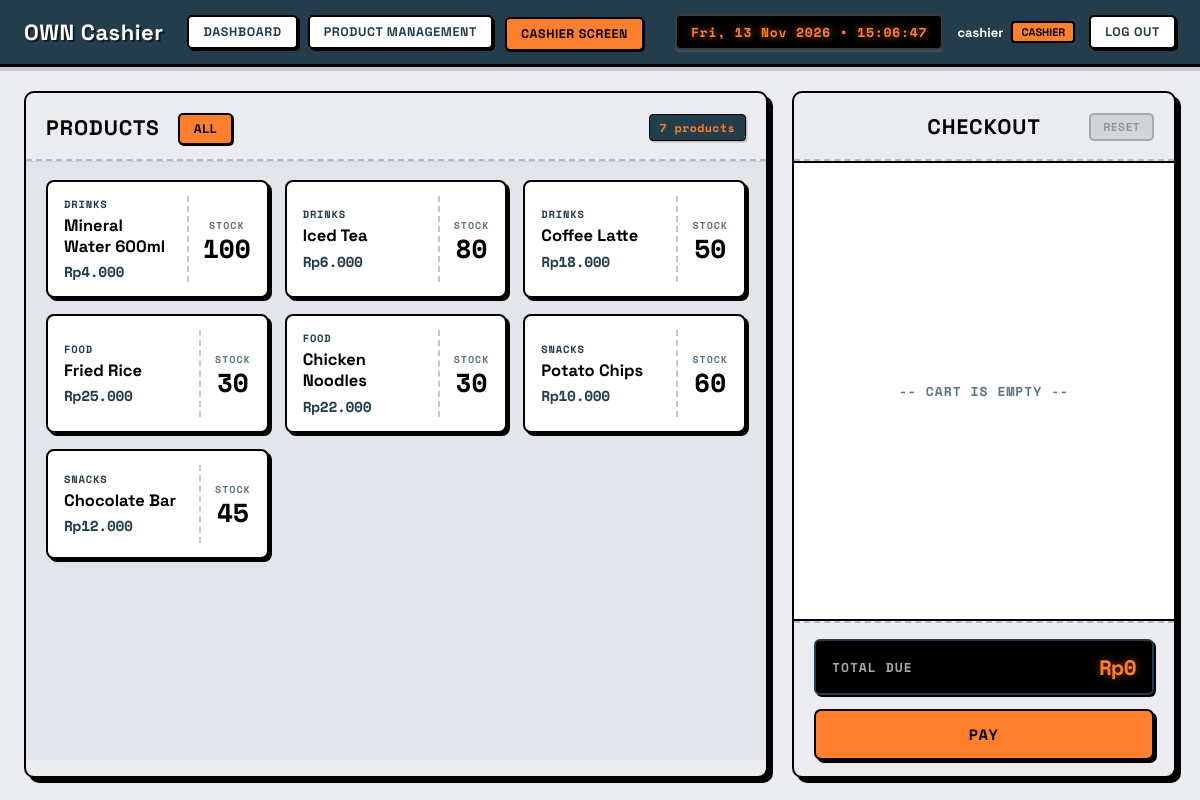
Page /index.php (signed in) on the committed database.
### tables this page shows
CREATE TABLE products (
    product_id    VARCHAR(20)    NOT NULL,
    product_name  VARCHAR(150)   NOT NULL,
    product_price DECIMAL(12,2)  NOT NULL DEFAULT 0.00,
    product_stock INT UNSIGNED   NOT NULL DEFAULT 0,
    category_id   INT UNSIGNED   NULL,
    PRIMARY KEY (product_id),
    KEY idx_products_category (category_id),
    CONSTRAINT fk_products_category
        FOREIGN KEY (category_id) REFERENCES categories (category_id)
        ON UPDATE CASCADE
        ON DELETE SET NULL,
    CONSTRAINT chk_products_price CHECK (product_price >= 0)
);

CREATE TABLE categories (
    category_id   INT UNSIGNED  NOT NULL AUTO_INCREMENT,
    category_code VARCHAR(10)   NOT NULL,
    category_name VARCHAR(100)  NOT NULL,
    PRIMARY KEY (category_id),
    UNIQUE KEY uq_categories_code (category_code),
    UNIQUE KEY uq_categories_name (category_name)
);

### bootstrap.php (called while the page is built, shortened)
<?php
require_once __DIR__ . '/autoload.php';
$tbBase    = base_path();
function base_path(): string
{
    static $base = null;
    if ($base !== null) {
        return $base;
    }
    $root = str_replace('\\', '/', (string) realpath((string) ($_SERVER['DOCUMENT_ROOT'] ?? '')));
    $dir  = str_replace('\\', '/', __DIR__);
    if ($root !== '' && stripos($dir, $root) === 0) {
        $base = rtrim(substr($dir, strlen($root)), '/');
    } else {
        $base = rtrim(str_replace('\\', '/', dirname($_SERVER['SCRIPT_NAME'] ?? '')), '/');
    }
    return $base;
}
function current_user(): ?array
{
    return $_SESSION['user'] ?? null;
}

### autoload.php (called while the page is built, shortened)
<?php
spl_autoload_register(function (string $class): void {
    $prefix = 'App\\';
    $relative = substr($class, strlen($prefix));
    $file = __DIR__ . '/App/' . str_replace('\\', '/', $relative) . '.php';
});

### App/Services/DatabaseConnection.php (called while the page is built, shortened)
<?php
class DatabaseConnection{
    private static ?\PDO $connection = null;
    private static ?DatabaseConnection $instance = null;
    private ?\PDOStatement $curStatement;
    private function __construct()
    {
        $dsn = sprintf(
            '%s:host=%s;dbname=%s;charset=%s',
            $_ENV['DB_TYPE'],
            $_ENV['DB_HOST'],
            $_ENV['DB_DATABASE'],
            $_ENV['DB_CHARSET']
        );
        try {
            if (self::$connection === null) {
                self::$connection = new \PDO($dsn, $_ENV['DB_USER'], $_ENV['DB_PASSWORD']);
                self::$connection->setAttribute(\PDO::ATTR_ERRMODE, \PDO::ERRMODE_EXCEPTION);
                self::$connection->setAttribute(\PDO::ATTR_DEFAULT_FETCH_MODE, \PDO::FETCH_ASSOC);
            }
        } catch (\PDOException $e) {
            throw new \PDOException("Database connection failed: " . $e->getMessage());
        }
    }
    public static function initialize(): void
    {
        if (self::$instance === null) {
            self::$instance = new self();
        }
    }
    public static function getConnectionInstance(): DatabaseConnection
    {
        return self::$instance;
    }
    public function query(string $sql, array $params = []): bool
    {
        $this->curStatement = self::$connection->prepare($sql);
        return $this->curStatement->execute($params);
    }
    public function getFetchResults(): array
    {
        $results = $this->curStatement->fetchAll();
        $this->curStatement = null;
        return $results;
    }
}

### App/Models/Products.php (called while the page is built, shortened)
<?php
class Products extends BaseModel
{
    private ?array $productData = null;
    private int $lastUpdatedProductData = 0;
    private static int $MAX_LAST_UPDATED_PRODUCT_DATA = 5;
    public function __construct(?DatabaseConnection $dbConnection = null)
    {
        $this->dbConnection = $dbConnection ?? DatabaseConnection::getConnectionInstance();
    }
    public function loadAllProducts(): array
    {
        $this->dbConnection->query(
            'SELECT p.product_id, p.product_name, p.product_price, p.product_stock, p.category_id, c.category_name
             FROM products p
             LEFT JOIN categories c ON p.category_id = c.category_id
             ORDER BY p.category_id ASC, p.product_id ASC'
        );
        $this->productData = $this->dbConnection->getFetchResults();
        $this->lastUpdatedProductData = time();
        return $this->productData;
    }
    public function getCachedProducts(): array
    {
        return $this->isProductDataUpToDate()
            ? ($this->productData ?? [])
            : $this->loadAllProducts();
    }
    private function isProductDataUpToDate(): bool
    {
        return $this->productData !== null
            && (time() - $this->lastUpdatedProductData) < self::$MAX_LAST_UPDATED_PRODUCT_DATA;
    }
}

### index.php (the view, shortened to what this page needs)
<?php
    require_once __DIR__ . '/bootstrap.php';
    $db = DatabaseConnection::getConnectionInstance();
    $products = new Products($db);
    $result = $products->getCachedProducts();
    usort($result, fn(array $a, array $b):int => [$a['category_id'], $a['product_id']] <=> [$b['category_id'], $b['product_id']])
?>
<!DOCTYPE html>
<html lang="en">
<head>
    <link rel="stylesheet" href="<?= $tbEsc($tbBase) ?>/assets/css/styles.css?v=<?= (int) @filemtime(__DIR__ . '/assets/css/topbar.css') ?>">
</head>
<body>
    <?php require __DIR__ . '/includes/topbar.php'; ?>
    <div class="main_container">
        <div class="products_container">
            <div class="products_header">
                <div class="products_title_group">
                    <span class="products_title">Products</span>
                    <div class="category_filter_buttons" id="category_filter_buttons">
                        <button type="button" class="category_btn active" data-category="all"
                            onclick="filterByCategory('all', this)">All</button>
                    </div>
                </div>
                <span class="product_count_badge" id="product_count_badge"></span>
            </div>
            <div class="product_cards_container">
                <?php if ($result && count($result) > 0): ?>
                    <?php foreach($result as $row): ?>
                        <div class="product_card" data-id="<?= htmlspecialchars($row['product_id']); ?>"
                            data-name="<?= htmlspecialchars($row['product_name']); ?>"
                            data-price="<?= htmlspecialchars($row['product_price']); ?>"
                            data-stock="<?= htmlspecialchars($row['product_stock']); ?>"
                            data-category-id="<?= htmlspecialchars($row['category_id']); ?>"
                            data-category-name="<?= htmlspecialchars($row['category_name']); ?>">
                            <div class="product_info">
                                <span class="product_category_tag"><?= htmlspecialchars($row['category_name']); ?></span>
                                <span class="product_name"><?= htmlspecialchars($row['product_name']); ?></span>
                                <span class="product_price">Rp<?= number_format($row['product_price'], 0, ',', '.'); ?></span>
                            </div>
                            <div class="product_stock">
                                <span class="stock_title">STOCK</span>
                                <span class="stock_count"><?= htmlspecialchars($row['product_stock']); ?></span>
                            </div>
                        </div>
                    <?php endforeach; ?>
                <?php else: ?>
                    <p class="no_products_msg">No products found.</p>
                <?php endif; ?>
            </div>
        </div>
        <div class="checkout_container">
            <div class="checkout_header">
                <span class="checkout_title">CHECKOUT</span>
                <button type="button" class="clear_cart_btn" id="clear_cart_btn" onclick="clearCart()"
                    title="Remove all items from cart" disabled>Reset</button>
            </div>
            <div class="cart_container" id="cart_container">
            </div>
            <div class="checkout_summary">
                <div class="checkout_total_row">
                    <span class="total_label">TOTAL DUE</span>
                    <span class="checkout_total_amount" id="checkout_total">Rp0</span>
                </div>
                <div class="checkout_summary_row">
                    <button type="button" class="pay_btn" onclick="processPayment()">PAY</button>
                </div>
            </div>
        </div>
    </div>
</body>
</html>

### includes/topbar.php (shortened to what this page needs)
<?php
$tbUser = current_user();
$tbIsAdmin = ($tbUser['role'] ?? '') === 'admin';
$tbNav = $tbIsAdmin
    ? [
        ['label' => 'Account Management', 'file' => 'accounts.php'],
        ['label' => 'Product Management', 'file' => 'products.php'],
        ['label' => 'Log Management',     'file' => 'logs.php'],
    ]
    : [
        ['label' => 'Dashboard',          'file' => 'dashboard.php'],
        ['label' => 'Product Management', 'file' => 'products.php'],
        ['label' => 'Cashier Screen',     'file' => 'index.php'],
    ];
$tbHome    = $tbIsAdmin ? 'accounts.php' : 'index.php';
$tbCurrent = basename($_SERVER['SCRIPT_NAME'] ?? '');
$tbBase    = base_path();
$tbEsc     = static fn (string $s): string => htmlspecialchars($s, ENT_QUOTES, 'UTF-8');
?>
<link rel="stylesheet" href="<?= $tbEsc($tbBase) ?>/assets/css/topbar.css?v=<?= (int) @filemtime(__DIR__ . '/../assets/css/topbar.css') ?>">
<header class="top_bar top_bar_nav">
    <div class="brand_container">
        <a class="title brand_link" href="<?= $tbEsc($tbBase . '/' . $tbHome) ?>">OWN Cashier</a>
    </div>
    <nav class="topbar_nav" aria-label="Main navigation">
        <?php foreach ($tbNav as $item): ?>
            <a class="nav_link<?= $tbCurrent === $item['file'] ? ' is_current' : '' ?>"
               href="<?= $tbEsc($tbBase . '/' . $item['file']) ?>"
               <?= $tbCurrent === $item['file'] ? 'aria-current="page"' : '' ?>>
                <?= $tbEsc($item['label']) ?>
            </a>
        <?php endforeach; ?>
    </nav>
    <div class="topbar_right">
        <div class="clock_display">
            <span class="date_time" id="date_time"></span>
        </div>
        <div class="topbar_user">
            <span class="topbar_name"><?= $tbEsc((string) ($tbUser['username'] ?? '')) ?></span>
            <span class="topbar_role"><?= $tbEsc((string) ($tbUser['role'] ?? 'user')) ?></span>
        </div>
        <form class="topbar_logout" method="post" action="<?= $tbEsc($tbBase) ?>/logout.php">
            <button type="submit" class="nav_link nav_button">Log out</button>
        </form>
    </div>
</header>

### assets/css/topbar.css (style rules this page uses)
.top_bar.top_bar_nav { flex-wrap: wrap; gap: 10px 24px; }
.brand_link { text-decoration: none; }
.topbar_nav { display: flex; flex-wrap: wrap; gap: 10px; margin-right: auto; }
.nav_link { display: inline-block; font-family: var(--font-heading); font-size: 12.5px; font-weight: 700; text-transform: uppercase; letter-spacing: 0.6px; text-decoration: none; color: var(--color-slate); background-color: var(--color-white); border: var(--retro-border); border-radius: 5px; padding: 7px 14px; cursor: pointer; box-shadow: var(--retro-shadow-sm); transition: all 0.1s ease; user-select: none; }
.nav_link.is_current { background-color: var(--color-orange); color: var(--color-black); box-shadow: 1px 1px 0 var(--color-black); transform: translate(2px, 2px); }
.nav_button { line-height: inherit; }
.topbar_right { display: flex; align-items: center; flex-wrap: wrap; gap: 10px 14px; }
.topbar_user { display: flex; align-items: center; gap: 8px; font-family: var(--font-mono); font-size: 13px; color: var(--color-white); }
.topbar_name { font-weight: 700; }
.topbar_role { padding: 2px 8px; font-size: 11px; font-weight: 700; text-transform: uppercase; color: var(--color-black); background-color: var(--color-orange); border: 2px solid var(--color-black); border-radius: 4px; }
.topbar_logout { margin: 0; }

### rows in the picture
products: category.category_name "DRINKS", product_name "Mineral Water 600ml", product_price "4.000", product_stock "100"
products: category.category_name "DRINKS", product_name "Iced Tea", product_price "6.000", product_stock "80"
products: category.category_name "DRINKS", product_name "Coffee Latte", product_price "18.000", product_stock "50"
products: category.category_name "FOOD", product_name "Fried Rice", product_price "25.000", product_stock "30"
products: category.category_name "FOOD", product_name "Chicken Noodles", product_price "22.000", product_stock "30"
products: category.category_name "SNACKS", product_name "Potato Chips", product_price "10.000", product_stock "60"
products: category.category_name "SNACKS", product_name "Chocolate Bar", product_price "12.000", product_stock "45"

### other values in the picture
$tbEsc($item['label']) "DASHBOARD"
$tbEsc($item['label']) "PRODUCT MANAGEMENT"
$tbEsc($item['label']) "CASHIER SCREEN"
$tbEsc((string) ($tbUser['username'] ?? '')) "cashier"
$tbEsc((string) ($tbUser['role'] ?? 'user')) "CASHIER"
